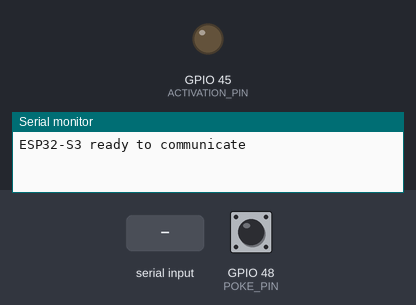
This sketch was run on a simulated ESP32-S3. Shown: output pins drawn as LEDs (lit = HIGH), the last lines printed to the serial monitor. Inputs (shaded band) come from the test bench; at power-on: GPIO 48 (POKE_PIN) LOW.

Above: at 1.2 s.
1.3 s: GPIO 48 (POKE_PIN) pulled HIGH for 3.2 s
At 2.0 s:
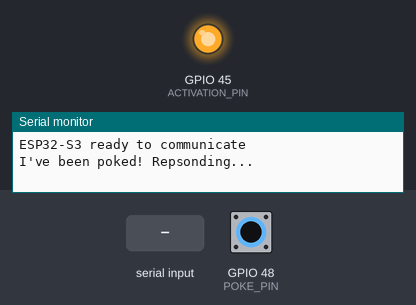
6.8 s: "1" received over Serial
At 8.2 s:
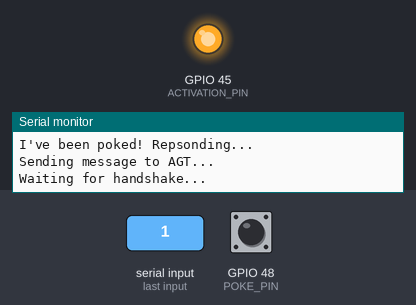
9.3 s: GPIO 48 (POKE_PIN) pulled HIGH for 0.15 s
At 11.5 s:
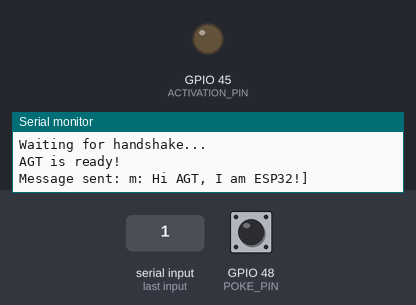
11.9 s: "2" received over Serial
At 13.3 s:
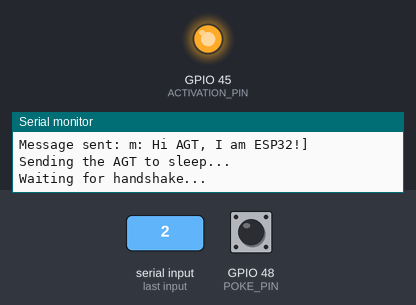
14.4 s: GPIO 48 (POKE_PIN) pulled HIGH for 1 s
At 16.7 s:
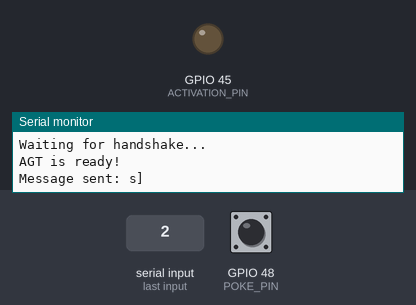
17.0 s: "3" received over Serial
At 18.4 s:
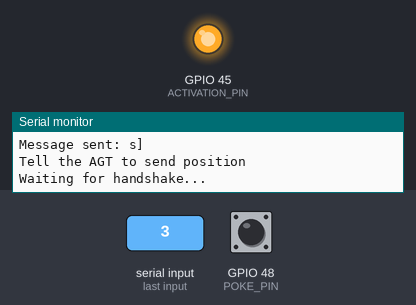
Timing chart, 0 to 20.0 s (numbered marks = the images above; inputs shaded):
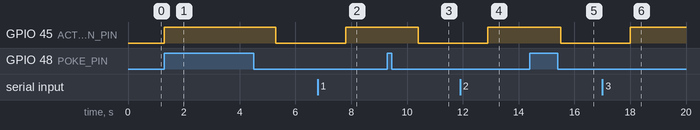

Measured:
- after the input at 1.3 s, GPIO 45 (ACTIVATION_PIN): LOW → HIGH at once, → LOW 4.0 s later
- after the input at 6.8 s, GPIO 45 (ACTIVATION_PIN): LOW → HIGH after 1.0 s
- after the input at 9.3 s, GPIO 45 (ACTIVATION_PIN): HIGH → LOW after 1.1 s
- after the input at 11.9 s, GPIO 45 (ACTIVATION_PIN): LOW → HIGH after 1.0 s
- after the input at 14.4 s, GPIO 45 (ACTIVATION_PIN): HIGH → LOW after 1.1 s
- after the input at 17.0 s, GPIO 45 (ACTIVATION_PIN): LOW → HIGH after 1.0 s

The sketch:

ESPtest240731.ino
```cpp
#include <HardwareSerial.h>

#define RX_PIN 36 // RX pin configuration
#define TX_PIN 35 // TX pin configuration
#define POKE_PIN 48 // Pin to check if the device has been poked
#define ACTIVATION_PIN 45 // Activation pin for initializing UART

String incomingString; // Variable to store incoming byte

HardwareSerial MySerial(1); // Initialize UART1

bool uartInitialized = false; // Flag to check if UART is initialized

void setup() {
  Serial.begin(115200);  // Serial for debugging
  Serial.println("ESP32-S3 ready to communicate");

  MySerial.begin(9600, SERIAL_8N1, RX_PIN, TX_PIN); // Initialize UART with specified pins

  pinMode(ACTIVATION_PIN, OUTPUT);  // Set the activation pin as input with pull-down resistor
  pinMode(POKE_PIN, INPUT);
}


void loop() {

  while (Serial.available() > 0) {
    incomingString = Serial.readString();
    if (incomingString == "1") {
        Serial.println("Sending message to AGT...");
        Serial.println("Waiting for handshake...");
        digitalWrite(ACTIVATION_PIN, HIGH);

        while (digitalRead(POKE_PIN) == LOW) { // Wait for handshake
          delay(100);
        }

        if (digitalRead(POKE_PIN) == HIGH) {
          Serial.println("AGT is ready!");
          // Send message to AGT
          delay(1000);
          // MySerial.flush();
          // delay(1000);
          MySerial.print("m: Hi AGT, I am ESP32!]");
          Serial.println("Message sent: m: Hi AGT, I am ESP32!]");
          delay(100);
          digitalWrite(ACTIVATION_PIN, LOW);
        }

    } else if (incomingString == "2") {
        Serial.println("Sending the AGT to sleep...");
        Serial.println("Waiting for handshake...");
        digitalWrite(ACTIVATION_PIN, HIGH);

        while (digitalRead(POKE_PIN) == LOW) { // Wait for handshake
          delay(100);
        }

        if (digitalRead(POKE_PIN) == HIGH) {
          Serial.println("AGT is ready!");
          delay(10);
          MySerial.flush();
          // Send message to AGT
          delay(1000);
          MySerial.print("s]");
          Serial.println("Message sent: s]");
          delay(100);
          digitalWrite(ACTIVATION_PIN, LOW);
        }

    } else if (incomingString == "3") {
        Serial.println("Tell the AGT to send position");
        Serial.println("Waiting for handshake...");
        digitalWrite(ACTIVATION_PIN, HIGH);

        while (digitalRead(POKE_PIN) == LOW) { // Wait for handshake
          delay(100);
        }

        if (digitalRead(POKE_PIN) == HIGH) {
          Serial.println("AGT is ready!");
          delay(10);
          MySerial.flush();
          // Send message to AGT
          delay(1000);
          MySerial.print("g]");
          Serial.println("Message sent: g]");
          delay(100);
          digitalWrite(ACTIVATION_PIN, LOW);
        }

    } else if (incomingString == "4") {
        Serial.println("Get message from AGT");
        Serial.println("Waiting for handshake...");
        digitalWrite(ACTIVATION_PIN, HIGH);

        while (digitalRead(POKE_PIN) == LOW) { // Wait for handshake
          delay(100);
        }

        if (digitalRead(POKE_PIN) == HIGH) {
          Serial.println("AGT is ready!");
          delay(10);
          MySerial.flush();
          // Send message to AGT
          delay(1000);
          MySerial.print("r]");
          Serial.println("Message sent: r]");
          delay(100);
          digitalWrite(ACTIVATION_PIN, LOW);
        }
    }
  }

  if (digitalRead(POKE_PIN) == HIGH && digitalRead(ACTIVATION_PIN) == LOW) {
    Serial.println("I've been poked! Repsonding...");
    digitalWrite(ACTIVATION_PIN, HIGH);
    delay(1000);
    digitalWrite(ACTIVATION_PIN, LOW);
  }

  // delay(1000); // Delay between messages
}


//SIMPLE CODE FOR TESTING THE COMMUNICATION BETWEEN THE ARTEMIS GLOBAL TRACKER AND THE ESP32

// void setup() {
//   Serial.begin(115200);  // Serial for debugging
//   Serial.println("ESP32 ready");

//   MySerial.begin(19200, SERIAL_8N1, RX_PIN, TX_PIN); // Initialize UART with specified pins
//   pinMode(ACTIVATION_PIN, INPUT);  // Set the activation pin as input with pull-down resistor
// }

// void loop() {
//   MySerial.print("Hi AGT, I am ESP32 >");
//   Serial.println("Message sent: Hi AGT, I am ESP32>");

//   if (digitalRead(ACTIVATION_PIN) == LOW) {
//     if (MySerial.available()) {
//       Serial.print("Received by AGT");
//     }
//   }

//   delay(2000);  // Delay between messages
// }
```
